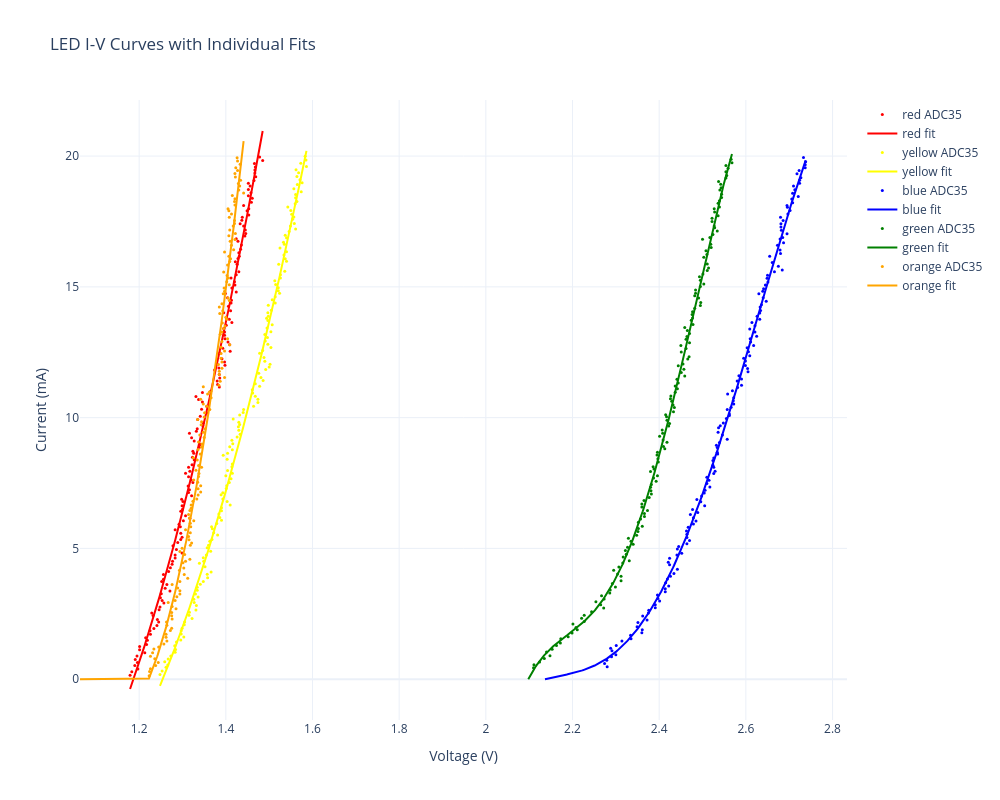

Notebook source saved alongside this figure:
### Code cell
# Plots from csv, reaching 0 no for

import pandas as pd
import numpy as np
import plotly.graph_objects as go

fig = go.Figure()

low_range = 0
high_range = 0.02

# --- RED LED ---
df_red = pd.read_csv("lab_red.csv")
df_red = df_red[(df_red['Iled'] >= low_range) & (df_red['Iled'] <= high_range)]

degree_red = 2  # polynomial degree for red
p_red = np.poly1d(np.polyfit(df_red['V_led'], df_red['Iled'], degree_red))

V_red = np.linspace(df_red['V_led'].min(), df_red['V_led'].max(), 200)
I_red = p_red(V_red)

# Extend to I=0 if needed
if np.min(I_red) > 0:
    roots = p_red.r
    real_roots = roots[np.isreal(roots)].real
    V0 = min([r for r in real_roots if r <= df_red['V_led'].min()] + [df_red['V_led'].min() - 0.01])
    V_red_ext = np.linspace(V0, df_red['V_led'].max(), 300)
    I_red_ext = p_red(V_red_ext)
    I_red_ext[I_red_ext < 0] = 0
else:
    V_red_ext = V_red
    I_red_ext = I_red

fig.add_trace(go.Scatter(
    x=df_red['V_led'],
    y=df_red['Iled']*1000,
    mode='markers',
    name='red ADC35',
    marker=dict(color='red', size=3)
))

fig.add_trace(go.Scatter(
    x=V_red_ext,
    y=I_red_ext*1000,
    mode='lines',
    name='red fit',
    line=dict(color='red')
))

# --- YELLOW LED ---
df_yellow = pd.read_csv("lab_yellow.csv")
df_yellow = df_yellow[(df_yellow['Iled'] >= low_range) & (df_yellow['Iled'] <= high_range)]

degree_yellow = 2  # different degree
p_yellow = np.poly1d(np.polyfit(df_yellow['V_led'], df_yellow['Iled'], degree_yellow))

V_yellow = np.linspace(df_yellow['V_led'].min(), df_yellow['V_led'].max(), 200)
I_yellow = p_yellow(V_yellow)

# Extend to I=0
if np.min(I_yellow) > 0:
    roots = p_yellow.r
    real_roots = roots[np.isreal(roots)].real
    V0 = min([r for r in real_roots if r <= df_yellow['V_led'].min()] + [df_yellow['V_led'].min() - 0.01])
    V_yellow_ext = np.linspace(V0, df_yellow['V_led'].max(), 300)
    I_yellow_ext = p_yellow(V_yellow_ext)
    I_yellow_ext[I_yellow_ext < 0] = 0
else:
    V_yellow_ext = V_yellow
    I_yellow_ext = I_yellow

fig.add_trace(go.Scatter(
    x=df_yellow['V_led'],
    y=df_yellow['Iled']*1000,
    mode='markers',
    name='yellow ADC35',
    marker=dict(color='yellow', size=3)
))

fig.add_trace(go.Scatter(
    x=V_yellow_ext,
    y=I_yellow_ext*1000,
    mode='lines',
    name='yellow fit',
    line=dict(color='yellow')
))

# --- blue LED ---
df_blue = pd.read_csv("lab_blue.csv")
df_blue = df_blue[(df_blue['Iled'] >= low_range) & (df_blue['Iled'] <= high_range)]

degree_blue = 4  # different degree
p_blue = np.poly1d(np.polyfit(df_blue['V_led'], df_blue['Iled'], degree_blue))

V_blue = np.linspace(df_blue['V_led'].min(), df_blue['V_led'].max(), 200)
I_blue = p_blue(V_blue)

# Extend to I=0
if np.min(I_blue) > 0:
    roots = p_blue.r
    real_roots = roots[np.isreal(roots)].real
    V0 = min([r for r in real_roots if r <= df_blue['V_led'].min()] + [df_blue['V_led'].min() - 0.01])
    V_blue_ext = np.linspace(V0, df_blue['V_led'].max(), 300)
    I_blue_ext = p_blue(V_blue_ext)
    I_blue_ext[I_blue_ext < 0] = 0
else:
    V_blue_ext = V_blue
    I_blue_ext = I_blue

fig.add_trace(go.Scatter(
    x=df_blue['V_led'],
    y=df_blue['Iled']*1000,
    mode='markers',
    name='blue ADC35',
    marker=dict(color='blue', size=3)
))

fig.add_trace(go.Scatter(
    x=V_blue_ext,
    y=I_blue_ext*1000,
    mode='lines',
    name='blue fit',
    line=dict(color='blue')
))

# --- GREEN LED ---
df_green = pd.read_csv("lab_green.csv")
df_green = df_green[(df_green['Iled'] >= low_range) & (df_green['Iled'] <= high_range)]

degree_green = 4  # different degree
p_green = np.poly1d(np.polyfit(df_green['V_led'], df_green['Iled'], degree_green))

V_green = np.linspace(df_green['V_led'].min(), df_green['V_led'].max(), 200)
I_green = p_green(V_green)

# Extend to I=0
if np.min(I_green) > 0:
    roots = p_green.r
    real_roots = roots[np.isreal(roots)].real
    V0 = min([r for r in real_roots if r <= df_green['V_led'].min()] + [df_green['V_led'].min() - 0.01])
    V_green_ext = np.linspace(V0, df_green['V_led'].max(), 300)
    I_green_ext = p_green(V_green_ext)
    I_green_ext[I_green_ext < 0] = 0
else:
    V_green_ext = V_green
    I_green_ext = I_green

fig.add_trace(go.Scatter(
    x=df_green['V_led'],
    y=df_green['Iled']*1000,
    mode='markers',
    name='green ADC35',
    marker=dict(color='green', size=3)
))

fig.add_trace(go.Scatter(
    x=V_green_ext,
    y=I_green_ext*1000,
    mode='lines',
    name='green fit',
    line=dict(color='green')
))

# --- ORANGE LED ---
df_orange = pd.read_csv("lab_orange.csv")
df_orange = df_orange[(df_orange['Iled'] >= low_range) & (df_orange['Iled'] <= high_range)]

degree_orange = 2  # different degree
p_orange = np.poly1d(np.polyfit(df_orange['V_led'], df_orange['Iled'], degree_orange))

V_orange = np.linspace(df_orange['V_led'].min(), df_orange['V_led'].max(), 200)
I_orange = p_orange(V_orange)

# Extend to I=0
if np.min(I_orange) > 0:
    roots = p_orange.r
    real_roots = roots[np.isreal(roots)].real
    V0 = min([r for r in real_roots if r <= df_orange['V_led'].min()] + [df_orange['V_led'].min() - 0.01])
    V_orange_ext = np.linspace(V0, df_orange['V_led'].max(), 300)
    I_orange_ext = p_orange(V_orange_ext)
    I_orange_ext[I_orange_ext < 0] = 0
else:
    V_orange_ext = V_orange
    I_orange_ext = I_orange

fig.add_trace(go.Scatter(
    x=df_orange['V_led'],
    y=df_orange['Iled']*1000,
    mode='markers',
    name='orange ADC35',
    marker=dict(color='orange', size=3)
))

fig.add_trace(go.Scatter(
    x=V_orange_ext,
    y=I_orange_ext*1000,
    mode='lines',
    name='orange fit',
    line=dict(color='orange')
))

fig.update_layout(
    title="LED I-V Curves with Individual Fits",
    xaxis_title="Voltage (V)",
    yaxis_title="Current (mA)",
    template="plotly_white",
    width=1000,
    height=800
)

fig.show()

### Figure 1 — Plotly figure (JSON) as saved in the notebook; plotly's stock layout.template omitted (floating-point values rounded to 4 significant figures; data arrays with more than 128 entries replaced by an {"elided": "..."} marker saying what was removed)
{"data": [{"marker": {"color": "red", "size": 3}, "mode": "markers", "name": "red ADC35", "type": "scatter", "x": {"elided": "163 float values"}, "y": {"elided": "163 float values"}}, {"line": {"color": "red"}, "mode": "lines", "name": "red fit", "type": "scatter", "x": {"elided": "200 float values"}, "y": {"elided": "200 float values"}}, {"marker": {"color": "yellow", "size": 3}, "mode": "markers", "name": "yellow ADC35", "type": "scatter", "x": {"elided": "163 float values"}, "y": {"elided": "163 float values"}}, {"line": {"color": "yellow"}, "mode": "lines", "name": "yellow fit", "type": "scatter", "x": {"elided": "200 float values"}, "y": {"elided": "200 float values"}}, {"marker": {"color": "blue", "size": 3}, "mode": "markers", "name": "blue ADC35", "type": "scatter", "x": {"elided": "160 float values"}, "y": {"elided": "160 float values"}}, {"line": {"color": "blue"}, "mode": "lines", "name": "blue fit", "type": "scatter", "x": {"elided": "300 float values"}, "y": {"elided": "300 float values"}}, {"marker": {"color": "green", "size": 3}, "mode": "markers", "name": "green ADC35", "type": "scatter", "x": {"elided": "160 float values"}, "y": {"elided": "160 float values"}}, {"line": {"color": "green"}, "mode": "lines", "name": "green fit", "type": "scatter", "x": {"elided": "300 float values"}, "y": {"elided": "300 float values"}}, {"marker": {"color": "orange", "size": 3}, "mode": "markers", "name": "orange ADC35", "type": "scatter", "x": {"elided": "163 float values"}, "y": {"elided": "163 float values"}}, {"line": {"color": "orange"}, "mode": "lines", "name": "orange fit", "type": "scatter", "x": {"elided": "300 float values"}, "y": {"elided": "300 float values"}}], "layout": {"height": 800, "title": {"text": "LED I-V Curves with Individual Fits"}, "width": 1000, "xaxis": {"title": {"text": "Voltage (V)"}}, "yaxis": {"title": {"text": "Current (mA)"}}}}
